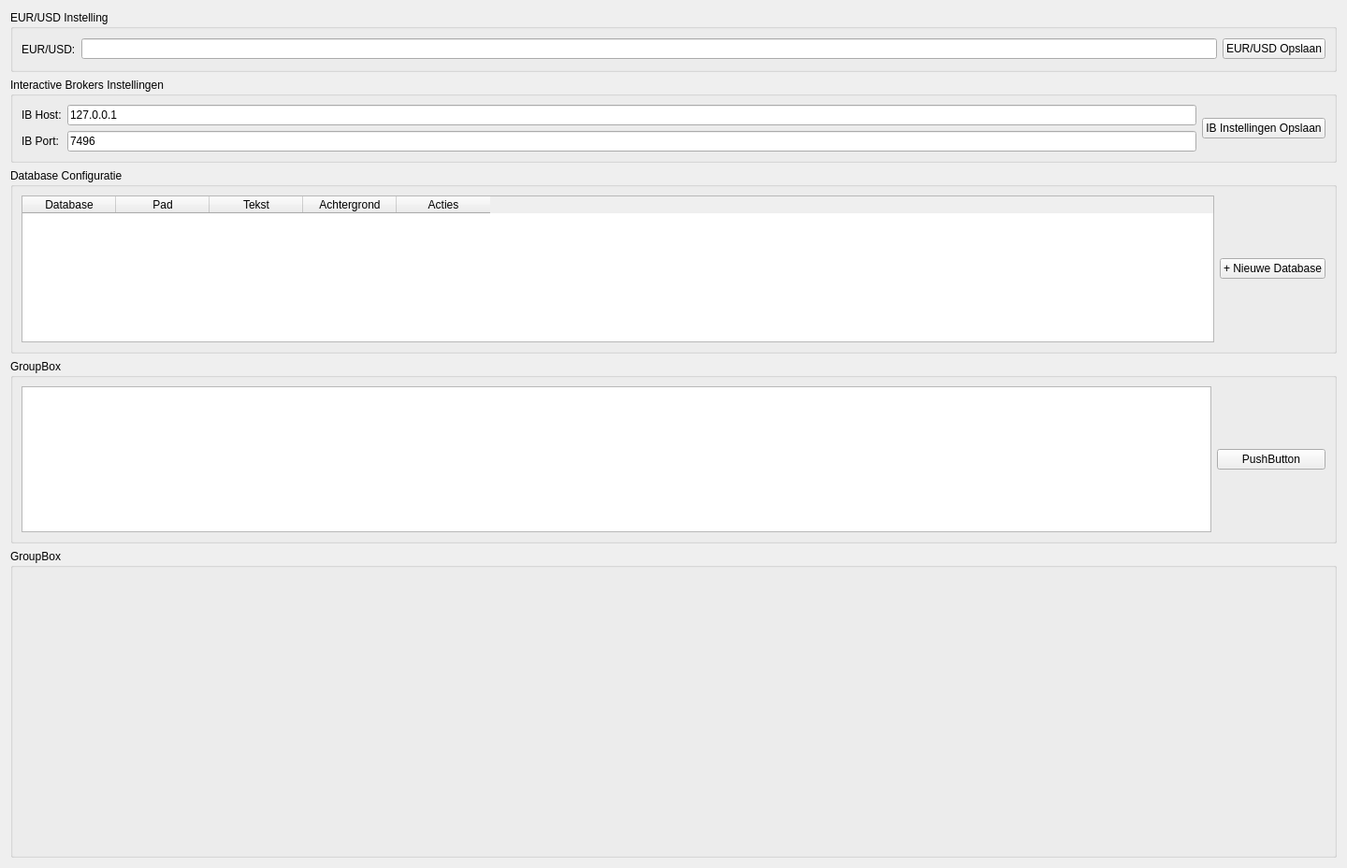
<?xml version="1.0" encoding="UTF-8"?>
<ui version="4.0">
 <class>SettingsTab</class>
 <widget class="QWidget" name="SettingsTab">
  <property name="geometry">
   <rect>
    <x>0</x>
    <y>0</y>
    <width>1440</width>
    <height>928</height>
   </rect>
  </property>
  <layout class="QVBoxLayout" name="verticalLayout_main" stretch="1,1,3,3,5">
   <item>
    <widget class="QGroupBox" name="grpEURUSD">
     <property name="title">
      <string>EUR/USD Instelling</string>
     </property>
     <layout class="QHBoxLayout" name="layoutEURUSD">
      <item>
       <widget class="QLabel" name="lblEURUSD">
        <property name="text">
         <string>EUR/USD:</string>
        </property>
       </widget>
      </item>
      <item>
       <widget class="QLineEdit" name="txtEURUSD"/>
      </item>
      <item>
       <widget class="QPushButton" name="btnSaveEURUSD">
        <property name="text">
         <string>EUR/USD Opslaan</string>
        </property>
       </widget>
      </item>
     </layout>
    </widget>
   </item>
   <item>
    <widget class="QGroupBox" name="grpIB">
     <property name="title">
      <string>Interactive Brokers Instellingen</string>
     </property>
     <layout class="QGridLayout" name="layoutIB">
      <item row="0" column="0">
       <widget class="QLabel" name="lblIBHost">
        <property name="text">
         <string>IB Host:</string>
        </property>
       </widget>
      </item>
      <item row="0" column="1">
       <widget class="QLineEdit" name="txtIBHost">
        <property name="text">
         <string>127.0.0.1</string>
        </property>
       </widget>
      </item>
      <item row="1" column="0">
       <widget class="QLabel" name="lblIBPort">
        <property name="text">
         <string>IB Port:</string>
        </property>
       </widget>
      </item>
      <item row="1" column="1">
       <widget class="QLineEdit" name="txtIBPort">
        <property name="text">
         <string>7496</string>
        </property>
       </widget>
      </item>
      <item row="0" column="2" rowspan="2">
       <widget class="QPushButton" name="btnSaveIB">
        <property name="text">
         <string>IB Instellingen Opslaan</string>
        </property>
       </widget>
      </item>
     </layout>
    </widget>
   </item>
   <item>
    <widget class="QGroupBox" name="grpDatabase">
     <property name="title">
      <string>Database Configuratie</string>
     </property>
     <layout class="QHBoxLayout" name="horizontalLayout">
      <item>
       <widget class="QTableWidget" name="tblDatabaseConfig">
        <column>
         <property name="text">
          <string>Database</string>
         </property>
        </column>
        <column>
         <property name="text">
          <string>Pad</string>
         </property>
        </column>
        <column>
         <property name="text">
          <string>Tekst</string>
         </property>
        </column>
        <column>
         <property name="text">
          <string>Achtergrond</string>
         </property>
        </column>
        <column>
         <property name="text">
          <string>Acties</string>
         </property>
        </column>
       </widget>
      </item>
      <item>
       <layout class="QHBoxLayout" name="layoutButtons">
        <item>
         <widget class="QPushButton" name="btnNewDatabase">
          <property name="text">
           <string>+ Nieuwe Database</string>
          </property>
         </widget>
        </item>
       </layout>
      </item>
     </layout>
    </widget>
   </item>
   <item>
    <widget class="QGroupBox" name="groupBox">
     <property name="title">
      <string>GroupBox</string>
     </property>
     <layout class="QHBoxLayout" name="horizontalLayout_2">
      <item>
       <widget class="QTableWidget" name="tableColorOptiesConfig"/>
      </item>
      <item>
       <widget class="QPushButton" name="pushButtonNewColor">
        <property name="minimumSize">
         <size>
          <width>116</width>
          <height>0</height>
         </size>
        </property>
        <property name="text">
         <string>PushButton</string>
        </property>
       </widget>
      </item>
     </layout>
    </widget>
   </item>
   <item>
    <widget class="QGroupBox" name="groupBox_2">
     <property name="title">
      <string>GroupBox</string>
     </property>
    </widget>
   </item>
  </layout>
 </widget>
 <resources/>
 <connections/>
</ui>
